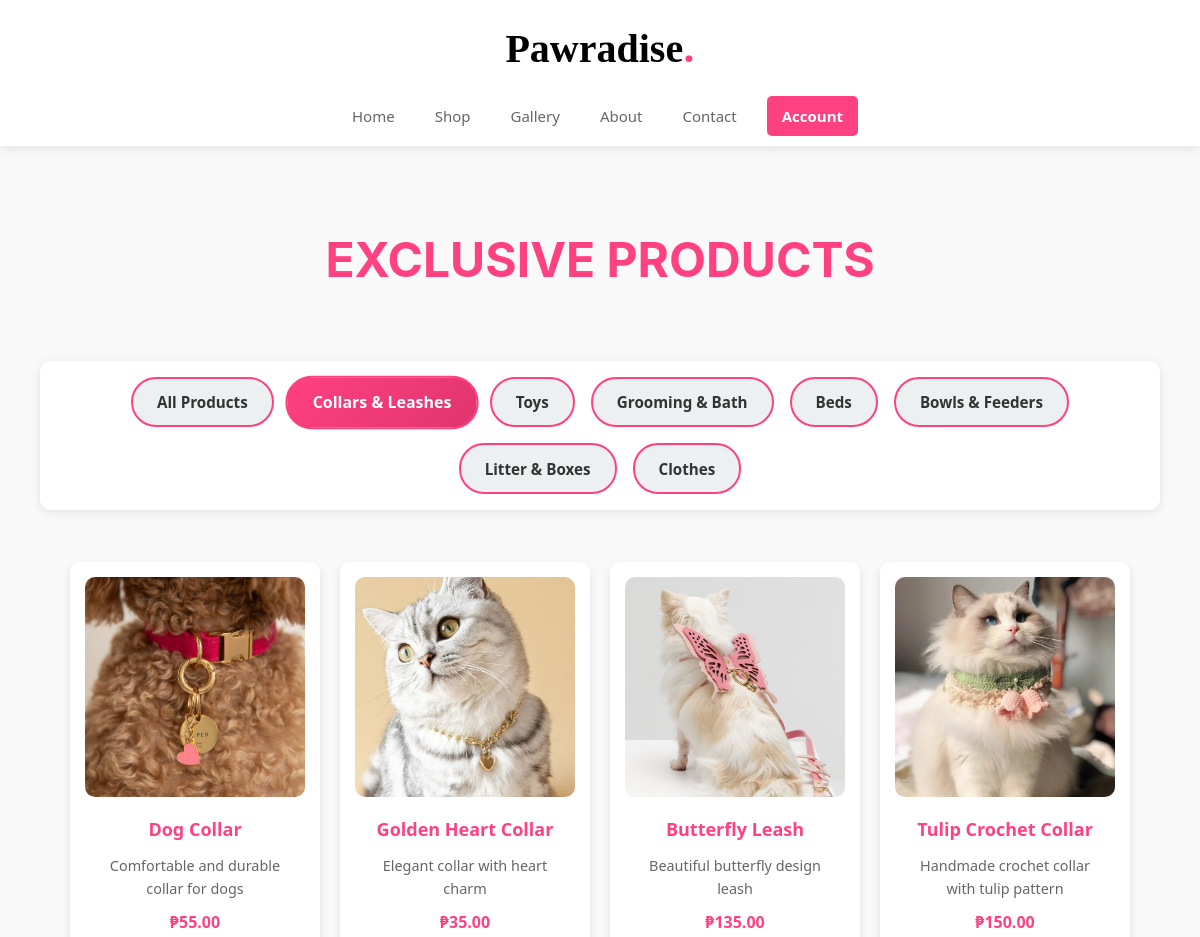
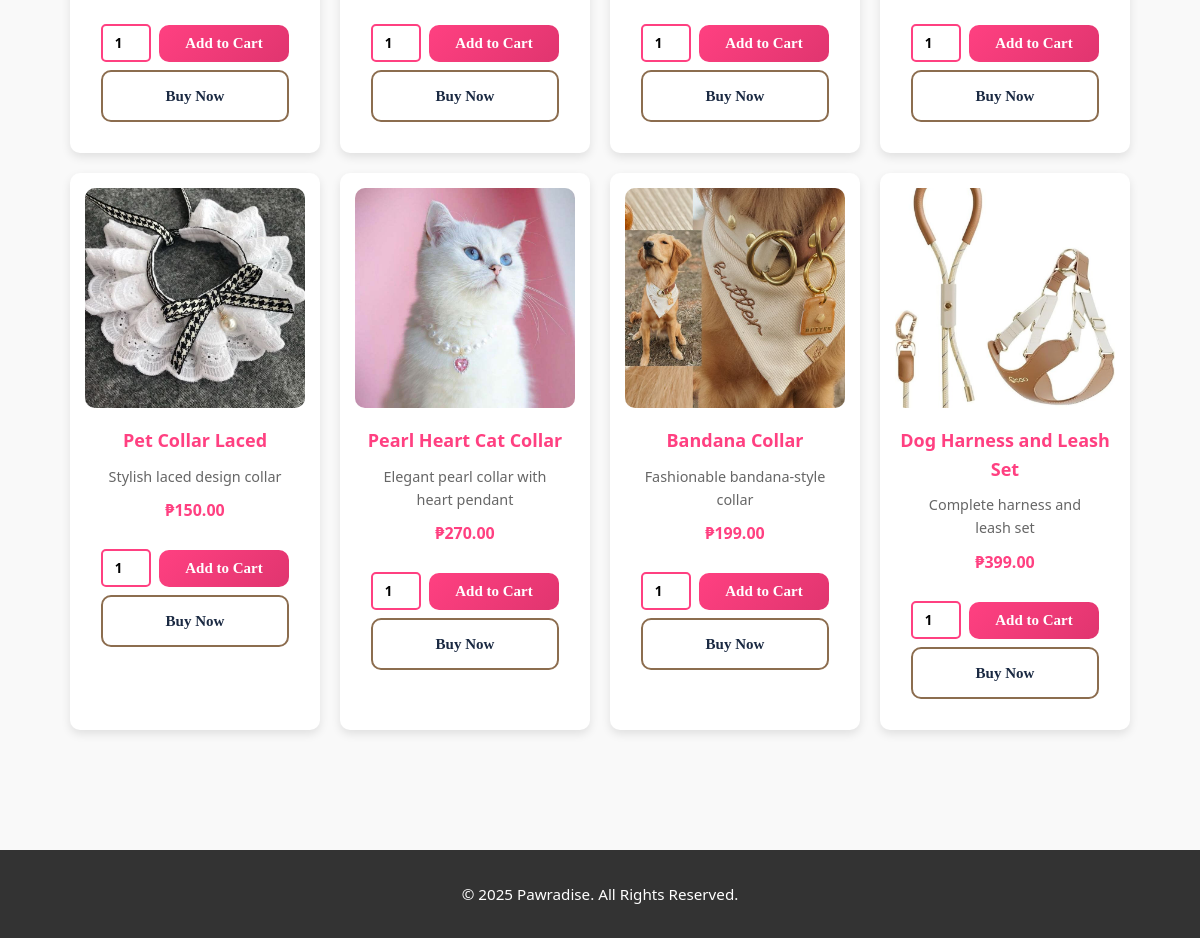
Screenshot of /shop?category=collars with the database file from the repository (2 pictures, top to bottom).
### app.py (models this page shows)
class Product(db.Model):
    id = db.Column(db.Integer, primary_key=True)
    name = db.Column(db.String(100), nullable=False)
    price = db.Column(db.Float, nullable=False)
    description = db.Column(db.Text, nullable=True)
    image = db.Column(db.String(255))
    seller_id = db.Column(db.Integer, db.ForeignKey('user.id'), nullable=True)
    stock = db.Column(db.Integer, default=0)
    sales_count = db.Column(db.Integer, default=0)
    category = db.Column(db.String(50), nullable=True)

### app.py (the view)
@app.route('/shop')
def shop():
    category = request.args.get('category')
    if category:
        products = Product.query.filter_by(category=category).all()
    else:
        products = Product.query.all()
    return render_template('shop.html', products=products)

### app.py (called while the page is built)
@app.context_processor
def utility_processor():
    return dict(timedelta=timedelta, now=datetime.utcnow)

### templates/shop.html (shortened to what this page needs)
{% extends "base.html" %}
{% block content %}
<section class="shop-section">
    <h1 class="heading">EXCLUSIVE PRODUCTS</h1>
    <div class="category-filter">
        <a href="{{ url_for('shop') }}"
            class="filter-btn {% if not request.args.get('category') %}active{% endif %}">
            All Products
        </a>
        <a href="{{ url_for('shop', category='collars') }}"
            class="filter-btn {% if request.args.get('category') == 'collars' %}active{% endif %}">
            Collars & Leashes
        </a>
        <a href="{{ url_for('shop', category='toys') }}"
            class="filter-btn {% if request.args.get('category') == 'toys' %}active{% endif %}">
            Toys
        </a>
        <a href="{{ url_for('shop', category='grooming') }}"
            class="filter-btn {% if request.args.get('category') == 'grooming' %}active{% endif %}">
            Grooming & Bath
        </a>
        <a href="{{ url_for('shop', category='beds') }}"
            class="filter-btn {% if request.args.get('category') == 'beds' %}active{% endif %}">
            Beds
        </a>
        <a href="{{ url_for('shop', category='bowls') }}"
            class="filter-btn {% if request.args.get('category') == 'bowls' %}active{% endif %}">
            Bowls & Feeders
        </a>
        <a href="{{ url_for('shop', category='litter') }}"
            class="filter-btn {% if request.args.get('category') == 'litter' %}active{% endif %}">
            Litter & Boxes
        </a>
        <a href="{{ url_for('shop', category='clothes') }}"
            class="filter-btn {% if request.args.get('category') == 'clothes' %}active{% endif %}">
            Clothes
        </a>
    </div>
    <div class="product-container">
        {% if products %}
            {% for product in products %}
            <div class="product-card">
                {% if product.image %}
                <img src="{{ url_for('static', filename=product.image) }}" alt="{{ product.name }}">
                {% else %}
                <img src="{{ url_for('static', filename='placeholder.jpg') }}" alt="{{ product.name }}">
                {% endif %}
                <h3>{{ product.name }}</h3>
                <p class="product-desc">{{ product.description }}</p>
                <p class="product-price">₱{{ "%.2f"|format(product.price) }}</p>
                {% if product.stock > 0 and session.get('role') != 'admin' %}
                <div class="product-actions">
                    <form action="{{ url_for('add_to_cart', product_id=product.id) }}" method="POST"
                        class="add-to-cart-form">
                        <input type="number" name="quantity" value="1" min="1" max="{{ product.stock }}"
                            class="quantity-input" required>
                        <button type="submit" class="add-cart-btn">Add to Cart</button>
                    </form>
                    <a href="{{ url_for('buy_now', product_id=product.id) }}" class="buy-now-btn">Buy Now</a>
                </div>
                {% elif product.stock <= 0 %}
                <button class="add-cart-btn disabled" disabled>Out of Stock</button>
                {% elif session.get('role') == 'admin' %}
                <p class="disabled-text">Admin View Only</p>
                {% endif %}
            </div>
            {% endfor %}
        {% else %}
            <p class="no-products">No products available in this category.</p>
        {% endif %}
    </div>
</section>
{% endblock %}

### static/styles.css (style rules this page uses)
* { margin: 0; padding: 0; box-sizing: border-box; font-family: 'Segoe UI', Tahoma, Geneva, Verdana, sans-serif; }
:root { --primary-color: #ff4081; --secondary-color: #e0356f; --accent-color: #ffc0cb; --dark-bg: #2c3e50; --light-bg: #ecf0f1; --success: #27ae60; --error: #e74c3c; --warning: #f39c12; --text-dark: #333; --text-light: #fff; }
body { background: #f9f9f9; color: var(--text-dark); line-height: 1.6; }
.category-filter { display: flex; flex-wrap: wrap; justify-content: center; gap: 1rem; margin: 2rem 0; padding: 1rem; background: white; border-radius: 10px; box-shadow: 0 2px 10px rgba(0,0,0,0.1); }
.filter-btn { background: var(--light-bg); color: var(--text-dark); border: 2px solid var(--primary-color); padding: 0.7rem 1.5rem; border-radius: 25px; font-weight: bold; font-size: 0.95rem; transition: all 0.3s; text-decoration: none; display: inline-block; cursor: pointer; }
.filter-btn.active { background: linear-gradient(135deg, var(--primary-color), var(--secondary-color)); color: white; transform: scale(1.05); }
.shop-section { padding: 100px 20px 80px; background: #f9f9f9; max-width: 1400px; margin: 0 auto; }
.heading { text-align: center; font-size: 48px; font-family: BlinkMacSystemFont; font-weight: bold; color: #ff4081; padding: 30px; margin: 32px 0; }
.product-container { display: flex; flex-wrap: wrap; gap: 20px; justify-content: center; margin: 0 auto; max-width: 1200px; padding: 20px; }
.product-card { background: #fff; padding: 15px; border-radius: 10px; box-shadow: 0px 4px 10px rgba(0, 0, 0, 0.1); text-align: center; flex: 0 0 250px; flex-direction: column; justify-content: space-between; position: relative; overflow: hidden; transition: all 0.3s; }
.product-card img { width: 220px; height: 220px; border-radius: 10px; object-fit: cover; margin: 0 auto; }
.product-card h3 { margin: 10px 0; font-size: 18px; color: var(--primary-color); }
.product-desc { padding: 0 1rem; color: #666; flex-grow: 1; font-size: 0.9rem; text-align: center; }
.product-price { color: #ff4081; font-size: 16px; font-weight: bold; margin: 10px 0; }
.product-actions { display: flex; flex-direction: column; gap: 0.5rem; padding: 1rem; }
.add-to-cart-form { display: flex; gap: 0.5rem; align-items: center; justify-content: center; }
.quantity-input { width: 50px; padding: 8px; border: 2px solid var(--primary-color); border-radius: 5px; text-align: center; font-weight: bold; }
.add-cart-btn { display: inline-block; text-align: center; border-radius: 10px; color: white; border: 2px solid #8c6d4f; font-family: Verdana; font-weight: bold; font-size: 15px; padding: 10px 16px; text-decoration: none; background: linear-gradient(135deg, var(--primary-color), var(--secondary-color)); cursor: pointer; transition: all 0.3s; flex: 1; border: none; }
.buy-now-btn { display: inline-block; text-align: center; border-radius: 10px; color: #1a2942; border: 2px solid #8c6d4f; font-family: Verdana; font-weight: bold; font-size: 15px; padding: 12px 20px; text-decoration: none; transition: all 0.3s; }
html, body { height: 100%; display: flex; flex-direction: column; }
main, .shop-section { margin-top: 20px; }

### rows the page displays
Product: image (picture), name "Dog Collar", description "Comfortable and durable collar for dogs", price "55.00"
Product: image (picture), name "Golden Heart Collar", description "Elegant collar with heart charm", price "35.00"
Product: image (picture), name "Butterfly Leash", description "Beautiful butterfly design leash", price "135.00"
Product: image (picture), name "Tulip Crochet Collar", description "Handmade crochet collar with tulip pattern", price "150.00"
Product: image (picture), name "Pet Collar Laced", description "Stylish laced design collar", price "150.00"
Product: image (picture), name "Pearl Heart Cat Collar", description "Elegant pearl collar with heart pendant", price "270.00"
Product: image (picture), name "Bandana Collar", description "Fashionable bandana-style collar", price "199.00"
Product: image (picture), name "Dog Harness and Leash Set", description "Complete harness and leash set", price "399.00"
